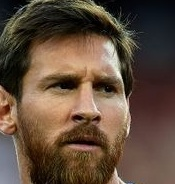
#> input picture Full Data/Lionel Messi_0.jpg, 175 x 184 px; its folder holds only this picture in this run
$ jupyter execute --allow-errors Ira.ipynb
#> lines starting #> are read from the running program, lines starting #| are printed output that depends on the picture
# Facial Recognititon Using Principal Component Analysis

* Importing the Libraries

[cell 1]
import cv2
import os
import numpy as np
from matplotlib import pyplot as plt
from PIL import Image
from IPython import display

* Training Phase

[cell 2]
os.getcwd() # Current working directory

[cell 3]
# Function for loading the images
def load_images(folder):
    dir_list = []
    for filename in os.listdir(folder):
        dir_list.append(filename)
    return dir_list

[cell 4]
# Initialize the variables
full_data= load_images("Full Data") # Getting the full image dataset
image_width = 128
image_length = 128
total_pixels = image_width*image_length
total_images = 1280

[cell 5]
# Convert the face images to face vectors
def image_to_vectors(data):
    face_vector = []
    for j in data:
        face_image = cv2.cvtColor(cv2.imread("Full Data/"+str(j)), cv2.COLOR_RGB2GRAY)
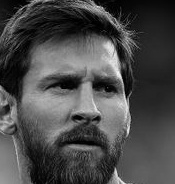
#> face_image: shape (184, 175); min 0, max 248, mean 73.6
        face_image = cv2.resize(face_image, (image_width, image_length))
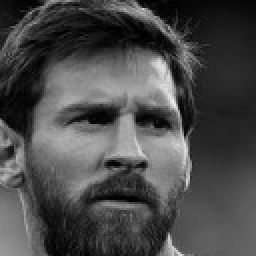
#> face_image: shape (128, 128) (shown 2 times larger); min 0, max 245, mean 73.5
        face_image = face_image.reshape(total_pixels,)
#> face_image = 16384 values, max 245 at index 6486, min 0 at index 1847, mean 73.49
        face_vector.append(face_image)
    face_vector = np.asarray(face_vector)
    face_vector = face_vector.transpose()
#> face_vector has the same summary as face_image
    return face_vector

[cell 6]
face_vector=image_to_vectors(full_data)
#> face_vector has the same summary as face_image in image_to_vectors
print("Face Vectors")
print(face_vector)
#> (printed output is left out)

[cell 7]
# Displaying the mean face
def mean_face(data):
    average_face_vector = np.mean(face_vector,axis=1)
#> average_face_vector has the same summary as face_image in image_to_vectors
    plt.imshow(average_face_vector.reshape(image_width,image_length),cmap='gray')
#> (this line was passed over: IPython is not available in this run)
    plt.title('Mean Face')
#> (this line was passed over: IPython is not available in this run)

[cell 8]
mean_face(full_data)

[cell 9]
# Getting the average face vector
def avg_vector(data):
    avg_face_vector = np.mean(face_vector,axis=1)
#> avg_face_vector has the same summary as face_image in image_to_vectors
    avg_face_vector = avg_face_vector.reshape(face_vector.shape[0], 1)
    return avg_face_vector

[cell 10]
avg_face_vector=avg_vector(full_data)
#> avg_face_vector has the same summary as face_image in image_to_vectors
print("Average Face Vector")
print(avg_face_vector)
#> (printed output is left out)

[cell 11]
# Normalize the face vectors by subtracting the average face vector from each face vector
def normalization(data):
    normalized_face_vector = face_vector - avg_face_vector
#> normalized_face_vector = 16384 values from 0 to 0
    return normalized_face_vector

[cell 12]
normalized_face_vector=normalization(full_data)
#> normalized_face_vector = 16384 values from 0 to 0
print("Normalized Face Vector")
print(normalized_face_vector)
#> (printed output is left out)

[cell 13]
# Calculate the Covariance Matrix or the Sigma
def covar_matrix(data):
    covariance_matrix = np.cov(np.transpose(normalized_face_vector))
#> covariance_matrix = 0
    return covariance_matrix

[cell 14]
covariance_matrix=covar_matrix(full_data)
#> covariance_matrix = 0
print("Covariance Matrix")
print(covariance_matrix)
#| 0.0

[cell 15]
# Calculate Eigen Vectors
def eigen_vec(data):
    eigen_values, eigen_vectors = np.linalg.eig(covariance_matrix)
    # Select the K best Eigen Faces, K < M
    k = 60
    k_eigen_vectors = eigen_vectors[0:k, :]
    return k_eigen_vectors

[cell 16]
# Plotting sigma vs index of the images
it=[]
eig=[]
#> (the rest of this cell did not finish here and is left out)

[cell 17]
# Convert lower dimensionality K Eigen Vectors to Original Dimensionality
def eigen_face(data):
    k_eigen_vectors= eigen_vec(data)
    eigen_faces = k_eigen_vectors.dot(np.transpose(normalized_face_vector))
    return eigen_faces

[cell 18]
print("Eigen Faces")
#> (the rest of this cell did not finish here and is left out)

[cell 19]
# Represent Each eigen face as combination of the K Eigen Vectors
def eigen_weights(data):
    weights = np.transpose(normalized_face_vector).dot(np.transpose(eigen_faces))
    return weights

[cell 20]
print("Weights")
#> (the rest of this cell did not finish here and is left out)

* Testing Phase

[cell 21]
# Testing one test image
def test_image(test_add):
    test_img = cv2.imread(test_add)
    test_img = cv2.cvtColor(test_img, cv2.COLOR_RGB2GRAY)
    plt.imshow(test_img, cmap='gray')
    test_img= cv2.resize(test_img, (image_width, image_length))
    test_img = test_img.reshape(total_pixels, 1)
    test_normalized_face_vector = test_img - avg_face_vector
    test_weight = np.transpose(test_normalized_face_vector).dot(np.transpose(eigen_faces))
    index =  np.argmin(np.linalg.norm(test_weight - weights, axis=1))
    return full_data[index].split("_")[0]

#> (a cell that did not finish here is left out)

* Face Detection and Recognititon from a collage of images

[cell 23]
#FACE DETECTION
# Reading the image
img = cv2.imread('/Users/ira/Documents/GitHub/ML-Project/Collages/Collage_9.jpg')
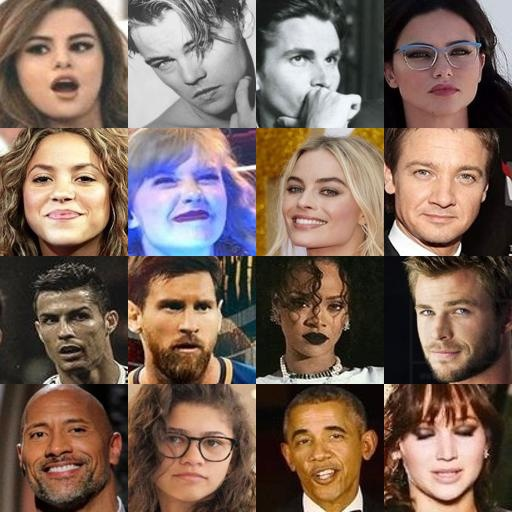
#> input picture Collages/Collage_9.jpg, 512 x 512 px, found by its file name
#> img is the input picture: shape (512, 512, 3); mean B, G, R 89.8, 101.3, 122.8

# Converting image to grayscale
gray_img = cv2.cvtColor(img, cv2.COLOR_BGR2GRAY)
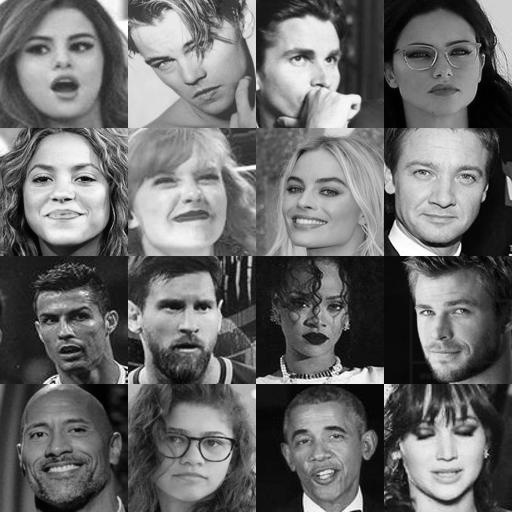
#> gray_img: shape (512, 512); min 0, max 255, mean 106.4

# Loading the required haar-cascade xml classifier file
haar_cascade = cv2.CascadeClassifier('/Users/ira/Downloads/Haarcascade_frontalface_default.xml')

# Applying the face detection method on the grayscale image

faces_rect = haar_cascade.detectMultiScale(gray_img, 1.05, 7)
#> faces_rect = 15 rows, first 6: [401, 280, 83, 83], [275, 25, 85, 85], [24, 286, 83, 83], [275, 402, 90, 90], [140, 270, 95, 95], [11, 393, 98, 98]
# Iterating through rectangles of detected faces
#for (x, y, w, h) in faces_rect:
    #cv2.rectangle(img, (x, y), (x+w, y+h), (127, 0, 255), 2)
cv2.imshow('Detected faces', img)
cv2.destroyAllWindows()
